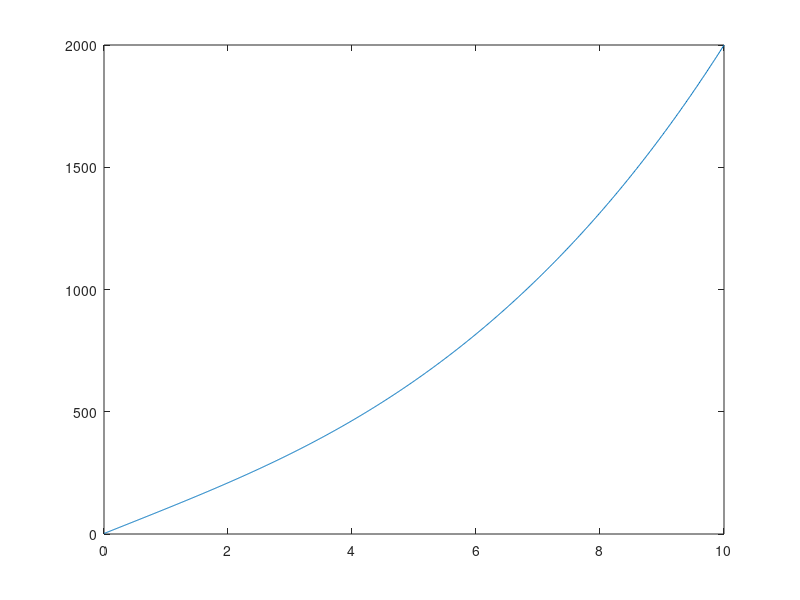

Write MATLAB code to recreate this figure.
%% Opdracht 6
% Gebruik een for-lus om de onderstaande vectoren element-voor-element bij
% elkaar op te tellen plus de index van de vectoren.
% 
% Bijvoorbeeld
% element 1 van: vector 1 + vector 2 + vector 3 + 1
% element 1 van: vector 1 + vector 2 + vector 3 + 8
% etc.
%
% Stop de opgetelde elementen in een vector genaamd 'resultaat'. 
% Plot als laatste de vector resultaat (op de x-as komt de variabele 't').

t = 0:0.01:10;
vector1 = sin(t);
vector2 = cos(t);
vector3 = t.^3;

for n = 1:length(t)
    resultaat(n) = vector1(n)+vector2(n)+vector3(n)+n;
end
plot(t,resultaat)
